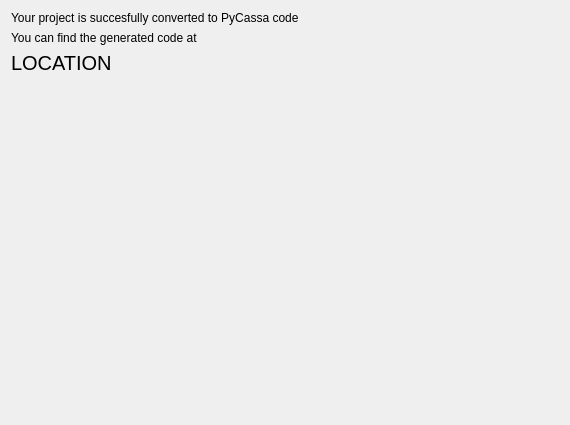
<?xml version="1.0" encoding="UTF-8"?>
<ui version="4.0">
 <class>finalizePage</class>
 <widget class="QWizardPage" name="finalizePage">
  <property name="geometry">
   <rect>
    <x>0</x>
    <y>0</y>
    <width>570</width>
    <height>425</height>
   </rect>
  </property>
  <property name="windowTitle">
   <string>WizardPage</string>
  </property>
  <layout class="QVBoxLayout" name="verticalLayout">
   <item>
    <widget class="QLabel" name="label">
     <property name="text">
      <string>Your project is succesfully converted to PyCassa code</string>
     </property>
    </widget>
   </item>
   <item>
    <widget class="QLabel" name="label_2">
     <property name="text">
      <string>You can find the generated code at</string>
     </property>
    </widget>
   </item>
   <item>
    <widget class="QLabel" name="locationLabel">
     <property name="font">
      <font>
       <pointsize>15</pointsize>
      </font>
     </property>
     <property name="text">
      <string>LOCATION</string>
     </property>
     <property name="openExternalLinks">
      <bool>true</bool>
     </property>
    </widget>
   </item>
   <item>
    <spacer name="verticalSpacer">
     <property name="orientation">
      <enum>Qt::Vertical</enum>
     </property>
     <property name="sizeHint" stdset="0">
      <size>
       <width>20</width>
       <height>332</height>
      </size>
     </property>
    </spacer>
   </item>
  </layout>
 </widget>
 <resources/>
 <connections/>
</ui>
